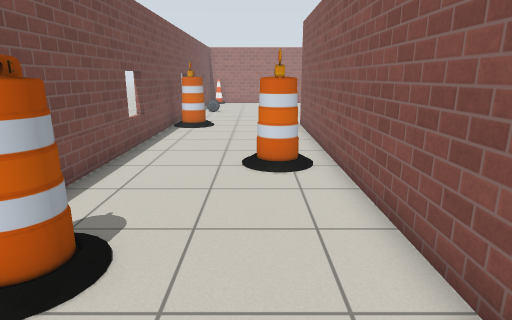
View 1 (above)

20 first-person views from a walk through a world built for the Gazebo simulator. The camera is 1.2 m above the floor, tilts 14° down and sees 75° across. The lines on the ground mark 1 m squares. The floor is counted in squares, 0.5 m on a side. Each view is taken from the middle of a square. On the plan, view 1 faces up. The plan holds only what a view shows up to about 19 squares ahead; the rest is blank. The place goes on beyond the plan. Gazebo's built-in surfaces are drawn with simple patterns. Simple shapes stand in for some stock models. Some surface patterns are stand-ins.

View 2
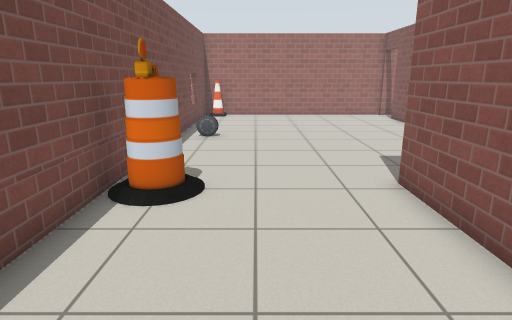

View 3
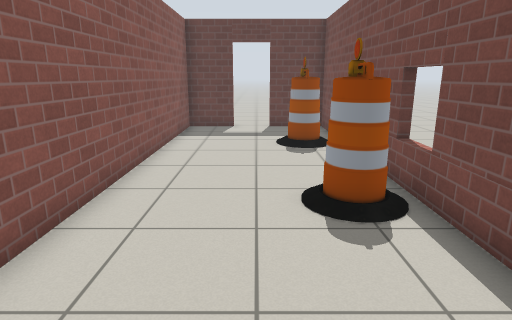

View 4
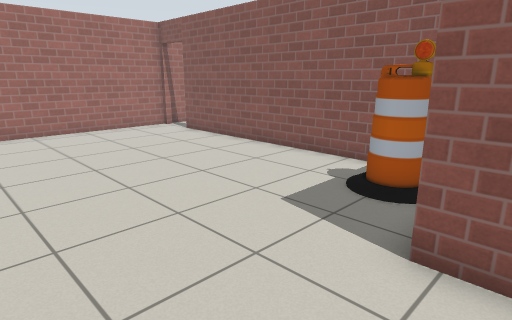

View 5
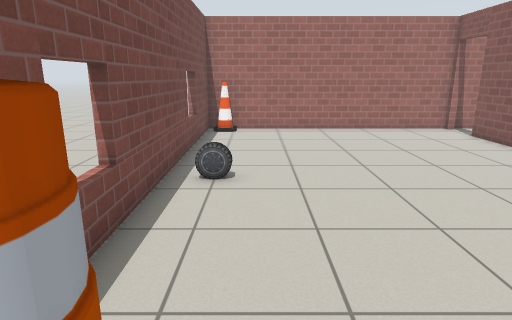

View 6
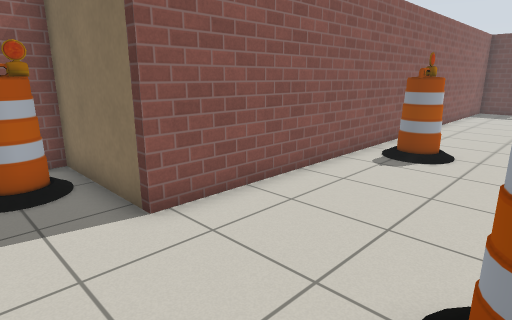

View 7
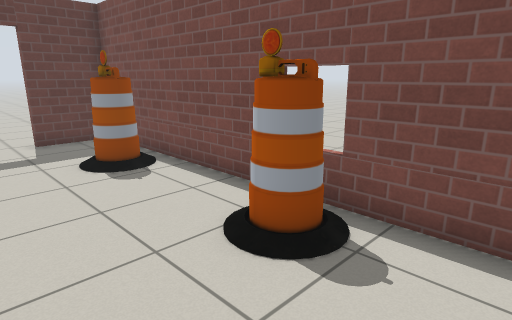

View 8
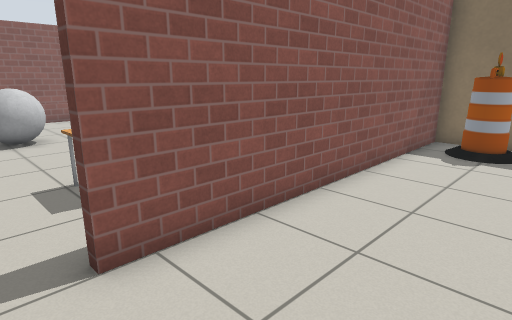

View 9
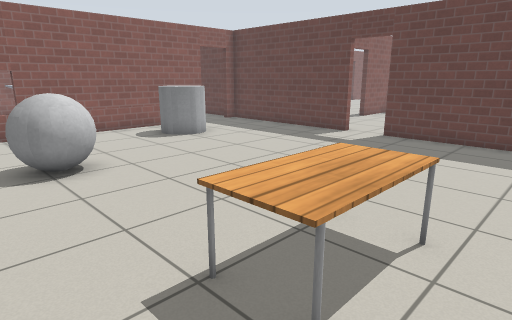

View 10
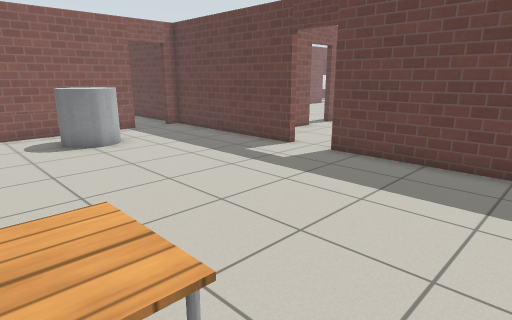

View 11
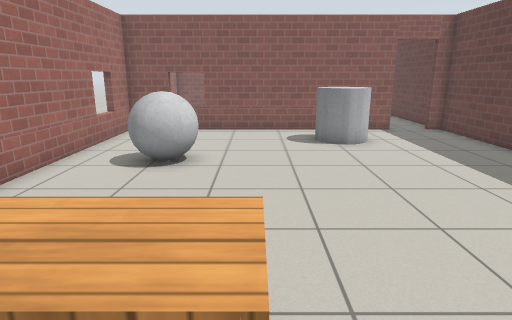

View 12
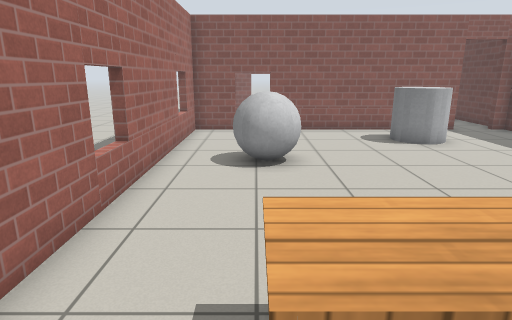

View 13
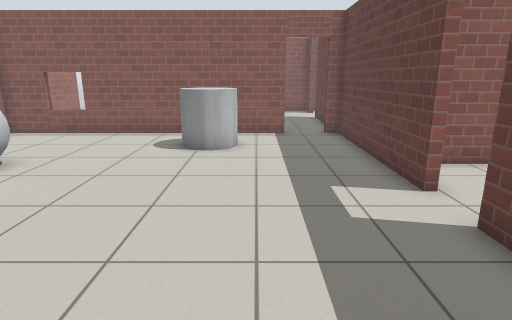

View 14
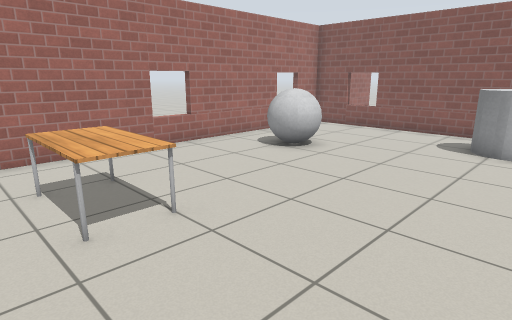

View 15
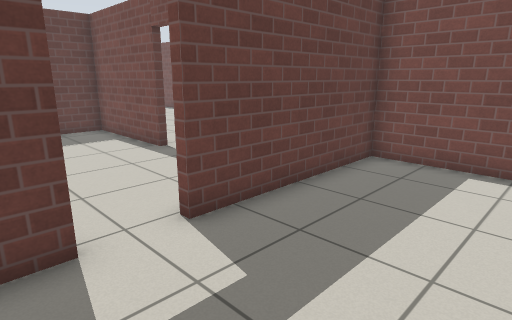

View 16
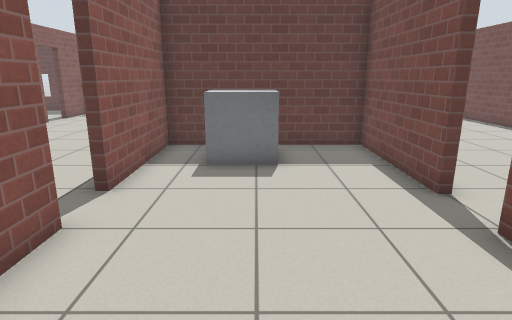

View 17
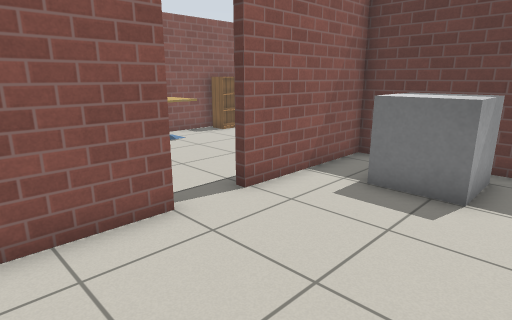

View 18
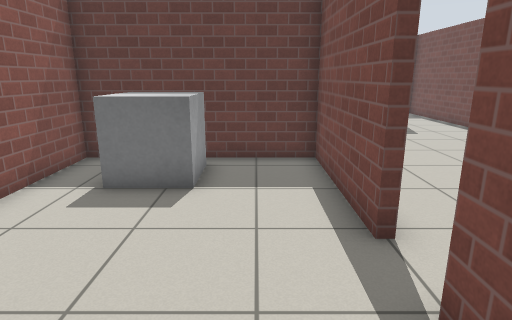

View 19
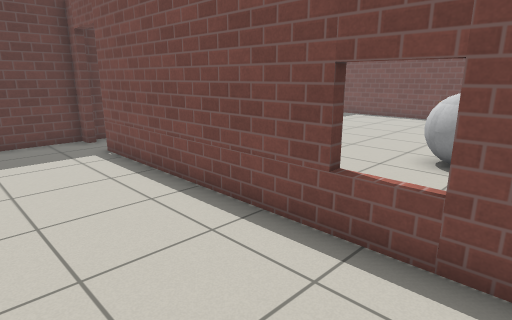

View 20
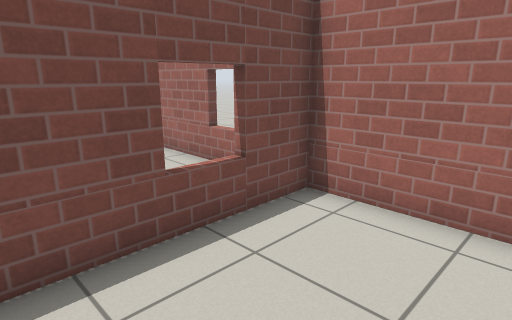

### Floor plan
Ten units are one square. View 1 is at (0, 0); x grows to the right and y downward. Boxes are objects, and circles mark ways between rooms. Rooms are numbered by the first view taken in them; rooms with no view inside come last. Other rooms are left out.
<svg viewBox="-48 -323 338 398">
<path fill="none" stroke="#000" d="M71 -318 -43 -318 -43 66 -16 66M0 66 23 66 23 -174 70 -174 70 -299M158 -174 235 -174 235 -180M73 -260 73 -238M73 -210 73 -174 140 -174M235 -198 235 -318 74 -318M112 -114 112 -61 182 -61 182 -112M112 -140 112 -131M182 -129 182 -158M285 -318 238 -318 238 -198M238 -180 238 -174 285 -174"/>
<rect x="-35" y="15" width="20" height="20" fill="#bbb"><title>barrel</title></rect>
<rect x="-35" y="-45" width="20" height="20" fill="#bbb"><title>barrel</title></rect>
<rect x="-35" y="-185" width="10" height="30" fill="#bbb"><title>barrel</title></rect>
<rect x="-35" y="-245" width="10" height="10" fill="#bbb"><title>car</title></rect>
<rect x="-35" y="-315" width="10" height="10" fill="#bbb"><title>cone</title></rect>
<rect x="-5" y="-105" width="20" height="20" fill="#bbb"><title>barrel</title></rect>
<rect x="45" y="-195" width="20" height="20" fill="#bbb"><title>barrel</title></rect>
<rect x="85" y="-295" width="30" height="40" fill="#bbb"><title>table</title></rect>
<rect x="165" y="-305" width="30" height="30" fill="#bbb"><title>grey ball</title></rect>
<rect x="195" y="-245" width="30" height="30" fill="#bbb"><title>grey cylinder</title></rect>
<rect x="135" y="-95" width="30" height="30" fill="#bbb"><title>grey box</title></rect>
<circle cx="70" cy="-305" r="3" fill="#2a7"/>
<circle cx="145" cy="-170" r="3" fill="#2a7"/>
<circle cx="240" cy="-185" r="3" fill="#2a7"/>
<text x="0" y="-160">1</text>
<text x="150" y="-240">2</text>
<text x="140" y="-120">3</text>
<text x="260" y="-250">4</text>
</svg>
Room 1 opens to room 2. Room 2 opens to room 3. Room 2 opens to room 4.

Where each view was taken, in squares from view 1:
view 1: 0 up, 0 right, facing up
view 2: 10 up, 1 left, facing up
view 3: 10 up, 1 left, facing down
view 4: 16 up, 2 left, facing up-right
view 5: 16 up, 2 left, facing up
view 6: 20 up, 3 left, facing down-right
view 7: 7 up, 1 right, facing down-left
view 8: 31 up, 3 right, facing down-right
view 9: 31 up, 8 right, facing down-right
view 10: 27 up, 8 right, facing down-right
view 11: 26 up, 8 right, facing right
view 12: 29 up, 8 right, facing right
view 13: 21 up, 9 right, facing right
view 14: 21 up, 8 right, facing up-right
view 15: 22 up, 17 right, facing down-left
view 16: 18 up, 15 right, facing down
view 17: 16 up, 13 right, facing down-right
view 18: 16 up, 13 right, facing down
view 19: 31 up, 28 right, facing down-left
view 20: 26 up, 28 right, facing up-left
